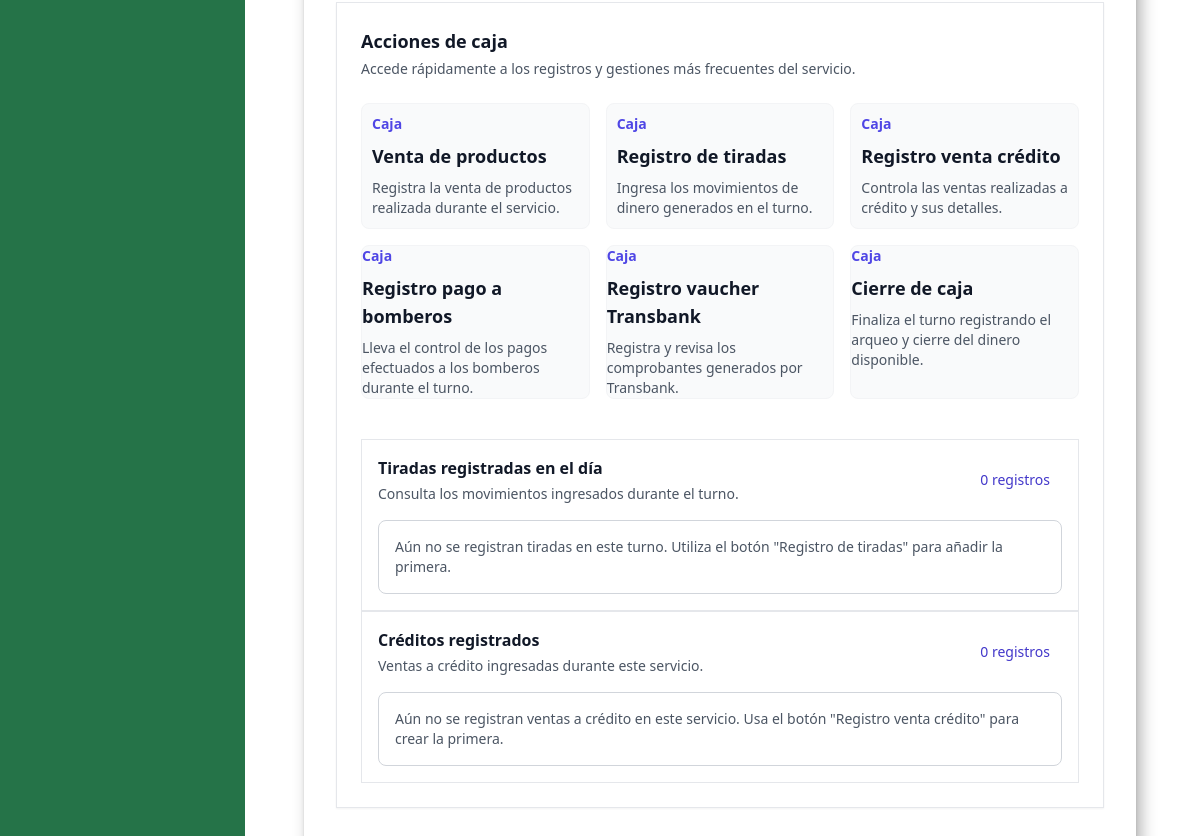
Before: /servicios/2/ (signed in, lower part) with the older database file.
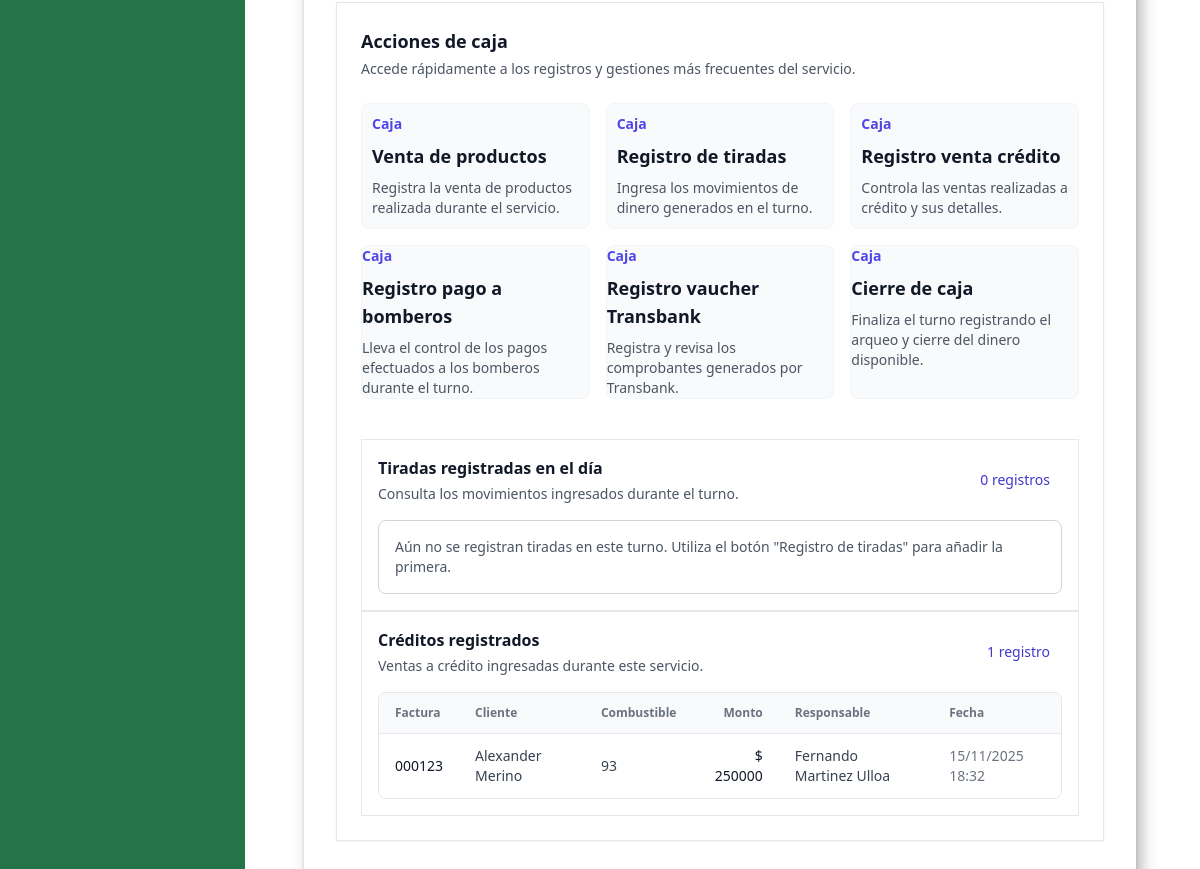
After: the same page with the newer database file.
### sucursalApp/models.py (models this page shows, shortened)
class ServiceSessionCreditSale(models.Model):
    service_session = models.ForeignKey(
        ServiceSession,
        on_delete=models.CASCADE,
        related_name="credit_sales",
        verbose_name="Servicio",
    )
    invoice_number = models.CharField("Número de factura", max_length=100)
    customer_name = models.CharField("Nombre del cliente", max_length=255)
    fuel_inventory = models.ForeignKey(
        "FuelInventory",
        on_delete=models.PROTECT,
        related_name="credit_sales",
        verbose_name="Estanque",
    )
    amount = models.DecimalField(
        "Monto del crédito",
        max_digits=12,
        decimal_places=2,
    )
    responsible = models.ForeignKey(
        "UsuarioApp.Profile",
        on_delete=models.PROTECT,
        related_name="credit_sales",
        verbose_name="Responsable",
    )
    created_at = models.DateTimeField("Fecha de registro", auto_now_add=True)
    updated_at = models.DateTimeField("Fecha de actualización", auto_now=True)
    class Meta:
        verbose_name = "Venta a crédito"
        verbose_name_plural = "Ventas a crédito"
        ordering = ("-created_at", "-pk")

class FuelInventory(models.Model):
    sucursal = models.ForeignKey(
        Sucursal,
        on_delete=models.CASCADE,
        related_name="fuel_inventories",
        verbose_name="Sucursal",
    )
    code = models.CharField("Código", max_length=30)
    fuel_type = models.CharField("Tipo de combustible", max_length=100)
    capacity = models.DecimalField(
        "Capacidad del tanque (L)", max_digits=12, decimal_places=2
    )
    liters = models.DecimalField(
        "Litraje disponible (L)", max_digits=12, decimal_places=2
    )
    created_at = models.DateTimeField("Fecha de creación", auto_now_add=True)
    updated_at = models.DateTimeField("Fecha de actualización", auto_now=True)
    class Meta:
        verbose_name = "Inventario de combustible"
        verbose_name_plural = "Inventarios de combustible"
        ordering = ("code",)
        constraints = [
            models.UniqueConstraint(
                fields=["sucursal", "code"],
                name="unique_inventory_code_per_branch",
            )
        ]
    def __str__(self) -> str:
        return f"{self.code} - {self.sucursal.name} ({self.fuel_type})"

### UsuarioApp/models.py (models this page shows, shortened)
class Profile(models.Model):
    last_activity = models.DateTimeField(null=True, blank=True)
    image = models.ImageField(upload_to=profile_picture_path, default="profile.webp")
    user_FK = models.OneToOneField(
        User, on_delete=models.CASCADE, related_name="profile",
    )
    position_FK = models.ForeignKey(
        Position, on_delete=models.SET_NULL, null=True, blank=True
    )
    company_rut = models.CharField(
        max_length=12,
        blank=True,
        null=True,
        validators=[
            RegexValidator(
                regex=r"^[0-9.]+-[0-9kK]{1}$",
                message="Ingrese un RUT válido en el formato 12.345.678-9",
            )
        ],
        verbose_name="RUT Empresa",
    )
    phone = models.CharField(max_length=20, blank=True, verbose_name="Teléfono")
    gender = models.CharField(
        max_length=1,
        choices=GENDER_CHOICES,
        null=True,
        blank=True,
        verbose_name="Sexo",
    )
    date_of_birth = models.DateField(
        null=True,
        blank=True,
        verbose_name="Fecha de nacimiento",
    )
    salario = models.DecimalField(
        max_digits=10, decimal_places=2, null=True, blank=True, verbose_name="Salario",
    )
    address = models.CharField(max_length=255, blank=True, verbose_name="Dirección")
    date_of_hire = models.DateField(null=True, blank=True, verbose_name="Fecha de contratación")
    is_partime = models.BooleanField(
        default=False,
        choices=[(True, "Tiempo completo"), (False, "Medio tiempo")],
        verbose_name="Tipo de jornada",
    )
    examen_medico = models.FileField(
        upload_to="documentos/examenes/",
        null=True,
        blank=True,
        verbose_name="Examen médico",
    )
    contrato = models.FileField(
        upload_to="documentos/contratos/",
        null=True,
        blank=True,
        verbose_name="Contrato",
    )
    current_branch = models.ForeignKey(
        Sucursal,
        on_delete=models.SET_NULL,
        null=True,
        blank=True,
        related_name="current_profiles",
        verbose_name="Sucursal actual",
    )
    def save(self, *args, **kwargs):
        update_last_activity = kwargs.pop("update_last_activity", False)
        if update_last_activity:
            self.last_activity = timezone.now()
            kwargs["update_fields"] = ["last_activity"]
        if self.pk:
            handle_old_image(Profile, self.pk, self.image)
        super(Profile, self).save(*args, **kwargs)
        if self.image and os.path.exists(self.image.path):
            resize_image(self.image.path, 300)
            crop_image(self.image.path, 300)
    def has_role(self, roles=None):
        if not self.position_FK:
            return False
        code = self.position_FK.permission_code
        if roles is None:
            return code != RESTRICTED_PERMISSION_CODE
        if isinstance(roles, str):
            roles = [roles]
        return code in roles
    def update_last_activity(self):
        self.save(update_last_activity=True)
    def _has_permission(self, code: str) -> bool:
        return bool(self.position_FK and self.position_FK.permission_code == code)
    def is_owner(self) -> bool:
        return self._has_permission("OWNER")
    def is_admin(self) -> bool:
        return self._has_permission("ADMINISTRATOR")
    class Meta:
        verbose_name = "Perfil"
        verbose_name_plural = "Perfiles"
        ordering = ["-id"]

### sucursalApp/views.py (the view, shortened to what this page needs)
class ServiceSessionDetailView(OwnerCompanyMixin, DetailView):
    model = ServiceSession
    template_name = "pages/service_sessions/service_session_detail.html"
    context_object_name = "service_session"
    allowed_roles = ["OWNER", "ADMINISTRATOR"]
    def get_queryset(self):
        branch_ids = self.get_managed_branch_ids()
        queryset = (
            super()
            .get_queryset()
            .select_related(
                "shift__sucursal",
                "shift__manager__user_FK",
                "shift__manager__position_FK",
            )
            .prefetch_related(
                "attendants__user_FK",
                "attendants__position_FK",
                Prefetch(
                    "fuel_loads",
                    queryset=ServiceSessionFuelLoad.objects.select_related(
                        "inventory",
                        "responsible__user_FK",
                    ),
                ),
                Prefetch(
                    "product_loads",
                    queryset=ServiceSessionProductLoad.objects.select_related(
                        "product",
                        "responsible__user_FK",
                    ),
                ),
                Prefetch(
                    "product_sales",
                    queryset=ServiceSessionProductSale.objects.select_related(
                        "responsible__user_FK"
                    ).prefetch_related("items__product"),
                ),
                Prefetch(
                    "credit_sales",
                    queryset=ServiceSessionCreditSale.objects.select_related(
                        "responsible__user_FK",
                        "fuel_inventory",
                    ),
                ),
                Prefetch(
                    "withdrawals",
                    queryset=ServiceSessionWithdrawal.objects.select_related(
                        "responsible__user_FK"
                    ),
                ),
            )
        )
        if branch_ids:
            queryset = queryset.filter(shift__sucursal_id__in=branch_ids)
        else:
            queryset = queryset.none()
        return queryset
    def get_context_data(self, **kwargs):
        context = super().get_context_data(**kwargs)
        current_profile = getattr(self.request.user, "profile", None)
        current_datetime = timezone.localtime()
        fuel_load_form = kwargs.get("fuel_load_form")
        if fuel_load_form is None:
            fuel_load_form = ServiceSessionFuelLoadForm(
                service_session=self.object
            )
        product_load_form = kwargs.get("product_load_form")
        if product_load_form is None:
            product_load_form = ServiceSessionProductLoadForm(
                service_session=self.object
            )
        product_sale_form = kwargs.get("product_sale_form")
        if product_sale_form is None:
            product_sale_form = ServiceSessionProductSaleForm(
                service_session=self.object,
                responsible_profile=current_profile,
            )
        credit_sale_form = kwargs.get("credit_sale_form")
        if credit_sale_form is None:
            credit_sale_form = ServiceSessionCreditSaleForm(
                service_session=self.object,
                responsible_profile=current_profile,
            )
        product_sale_formset = kwargs.get("product_sale_formset")
        if product_sale_formset is None:
            product_sale_formset = ServiceSessionProductSaleItemFormSet(
                service_session=self.object,
                queryset=ServiceSessionProductSaleItem.objects.none(),
            )
        withdraw_form = kwargs.get("withdraw_form")
        if withdraw_form is None:
            withdraw_form = ServiceSessionWithdrawalForm(
                service_session=self.object,
                responsible_profile=current_profile,
            )
        branch = self.object.shift.sucursal
        product_loads = list(self.object.product_loads.all())
        product_additions = {
            entry["product_id"]: entry["total_added"]
            for entry in self.object.product_loads.values("product_id").annotate(
                total_added=Coalesce(Sum("quantity_added"), 0)
            )
        }
        product_sales_items = {
            entry["product_id"]: entry["total_sold"]
            for entry in ServiceSessionProductSaleItem.objects.filter(
                sale__service_session=self.object
            )
            .values("product_id")
            .annotate(total_sold=Coalesce(Sum("quantity"), 0))
        }
        branch_products = list(branch.products.all())
        for product in branch_products:
            product.session_added_quantity = product_additions.get(product.pk, 0)
            product.session_sold_quantity = product_sales_items.get(product.pk, 0)
        withdrawals = list(self.object.withdrawals.all())
        context.update(
            {
                "shift": self.object.shift,
                "attendants": self.object.attendants.all(),
                "branch": branch,
                "fuel_inventories": branch.fuel_inventories.all(),
                "fuel_loads": self.object.fuel_loads.all(),
                "branch_products": branch_products,
                "product_loads": product_loads,
                "fuel_load_form": fuel_load_form,
                "product_sales": list(self.object.product_sales.all()),
                "product_load_form": product_load_form,
                "fuel_responsible": self.object.shift.manager,
                "product_load_responsible": self.object.shift.manager,
                "product_sale_form": product_sale_form,
                "product_sale_formset": product_sale_formset,
                "credit_sale_form": credit_sale_form,
                "product_responsible": self.object.shift.manager,
                "product_sale_responsible": current_profile,
                "credit_sale_responsible": current_profile,
                "credit_sales": list(self.object.credit_sales.all()),
                "service_date": self.object.started_at.date(),
                "withdrawals": withdrawals,
                "withdraw_responsible": current_profile,
                "current_datetime": current_datetime,
                "current_profile_name": (
                    (current_profile.user_FK.get_full_name() or current_profile.user_FK.username)
                    if current_profile and getattr(current_profile, "user_FK", None)
                    else "Sin encargado asignado"
                ),
            }
        )
        return context

### templates/pages/service_sessions/service_session_detail.html (shortened to what the changed rows need)
{% extends 'components/Layout/base_pages.html' %}
{% load static %}
{% block content_pages %}
<div class="mx-auto max-w-6xl space-y-8">
  <div
    id="tab-caja"
    class="tab-content mt-8 space-y-6"
    x-data="{ saleModalOpen: false, withdrawModalOpen: false, creditModalOpen: false }"
    @keydown.escape.window="saleModalOpen = false; withdrawModalOpen = false; creditModalOpen = false"
  >
    <section class="rounded-xl border border-gray-200 bg-white p-6 shadow-sm">
      <div class="flex flex-wrap items-center justify-between gap-3">
        <div>
          <h2 class="text-lg font-semibold text-gray-900">Acciones de caja</h2>
        </div>
      </div>
      <div class="rounded-xl border border-violet-100 bg-violet-50/40 p-4 sm:p-6">
        <div class="flex flex-wrap items-center justify-between gap-3">
          <div>
            <h3 class="text-base font-semibold text-gray-900">Créditos registrados</h3>
            <p class="mt-1 text-sm text-gray-600">Ventas a crédito ingresadas durante este servicio.</p>
          </div>
          <span class="inline-flex items-center rounded-full bg-white px-3 py-1 text-sm font-medium text-indigo-700">
            {{ credit_sales|length }} registro{{ credit_sales|length|pluralize:"s" }}
          </span>
        </div>
        {% if credit_sales %}
          <div class="mt-4 overflow-hidden rounded-lg border border-gray-200 bg-white">
            <table class="min-w-full divide-y divide-gray-200">
              <thead class="bg-gray-50">
                <tr class="text-left text-xs font-semibold uppercase tracking-wide text-gray-500">
                  <th scope="col" class="px-4 py-3">Factura</th>
                  <th scope="col" class="px-4 py-3">Cliente</th>
                  <th scope="col" class="px-4 py-3">Combustible</th>
                  <th scope="col" class="px-4 py-3 text-right">Monto</th>
                  <th scope="col" class="px-4 py-3">Responsable</th>
                  <th scope="col" class="px-4 py-3">Fecha</th>
                </tr>
              </thead>
              <tbody class="divide-y divide-gray-200 bg-white text-sm">
                {% for credit in credit_sales %}
                  <tr>
                    <td class="px-4 py-3 font-medium text-gray-900">{{ credit.invoice_number }}</td>
                    <td class="px-4 py-3 text-gray-700">{{ credit.customer_name }}</td>
                    <td class="px-4 py-3 text-gray-700">{{ credit.fuel_inventory.fuel_type }}</td>
                    <td class="px-4 py-3 text-right text-gray-900">$ {{ credit.amount|floatformat:0 }}</td>
                    <td class="px-4 py-3 text-gray-700">
                      {{ credit.responsible.user_FK.get_full_name|default:credit.responsible.user_FK.username }}
                    </td>
                    <td class="px-4 py-3 text-gray-500">{{ credit.created_at|date:"d/m/Y H:i" }}</td>
                  </tr>
                {% endfor %}
              </tbody>
            </table>
          </div>
        {% else %}
          <div class="mt-4 rounded-lg border border-dashed border-gray-300 bg-white/80 p-4 text-sm text-gray-600">
            Aún no se registran ventas a crédito en este servicio. Usa el botón "Registro venta crédito" para crear la primera.
          </div>
        {% endif %}
      </div>
    </section>
  </div>
</div>
{% endblock %}

Changed rows visible on the page:
added ServiceSessionCreditSale: invoice_number "000123", customer_name "Alexander Merino", fuel_inventory.fuel_type "93", amount "250000", responsible.user_FK.get_full_name "Fernando Martinez Ulloa", created_at "15/11/2025 18:32"
Other visible differences:
{{ credit_sales|length }}: "0" → "1"
text no longer shown: "Aún no se registran ventas a crédito en este servicio. Usa el botón \"Registro venta crédito\" para crear la primera."
text now shown: "Factura Cliente Combustible Monto Responsable Fecha"
